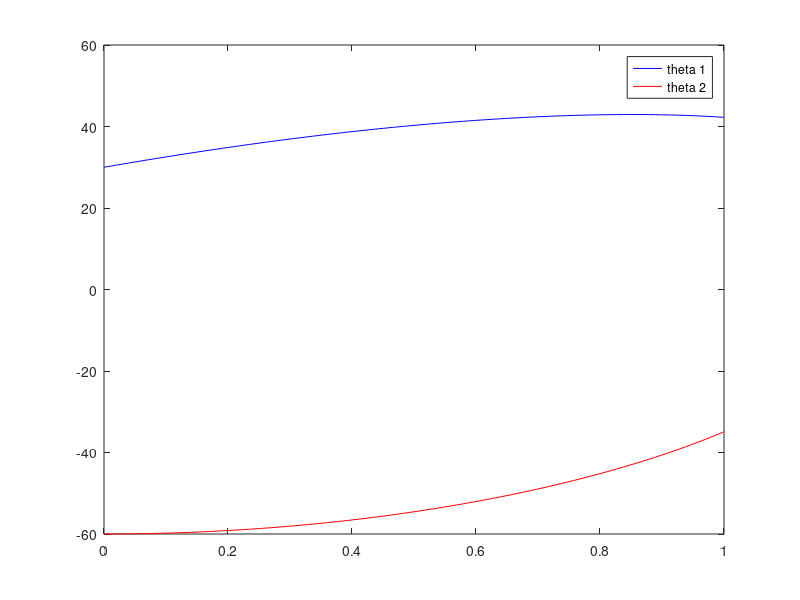
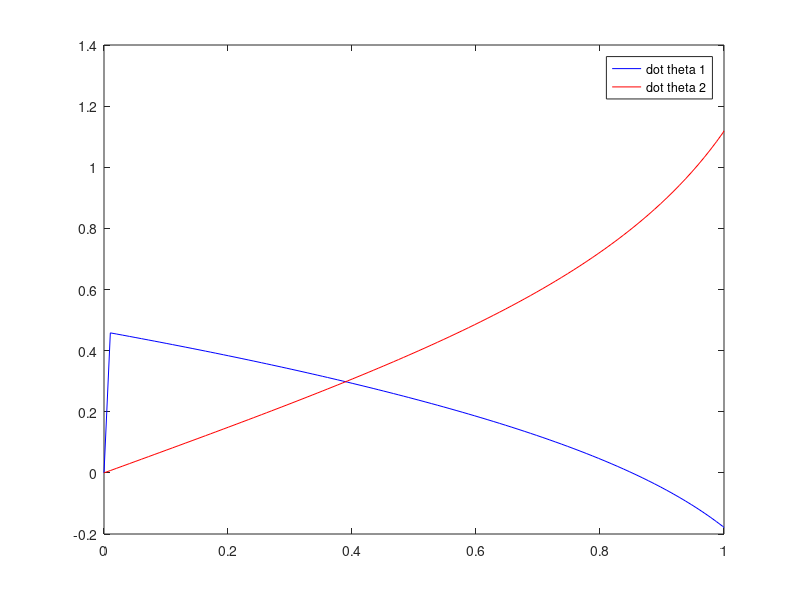

MATLAB code to generate these figures, in order:
clear all
clc;

load Desired_Motion.txt

figure(1)
plot(Desired_Motion(:,1), Desired_Motion(:,2),'b', Desired_Motion(:,1), Desired_Motion(:,5),'r')
legend('theta 1', 'theta 2')

figure(2)
plot(Desired_Motion(:,1), Desired_Motion(:,3),'b', Desired_Motion(:,1), Desired_Motion(:,6),'r')
legend('dot theta 1', 'dot theta 2')